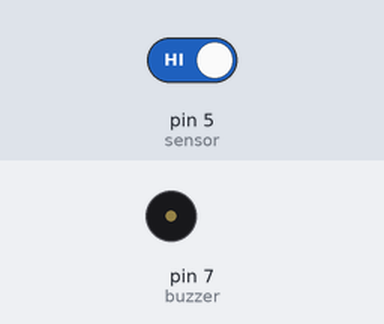
The sketch below on a simulated Arduino Uno, built with avr-gcc and run on an emulated ATmega328P. Shown: buzzer (waves = sounding, pin HIGH). The test bench sets the inputs (shaded band); at power-on: pin 5 (sensor) HIGH.

Above: at 1.2 s.
1.3 s: pin 5 (sensor) driven LOW
At 1.9 s:
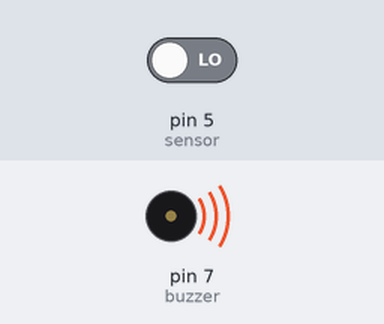
2.8 s: pin 5 (sensor) driven HIGH
At 4.3 s:
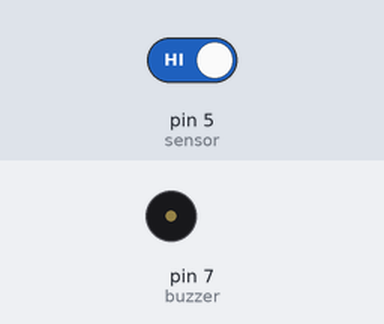
Timing chart, 0 to 5.8 s (numbered marks = the images above; inputs shaded):
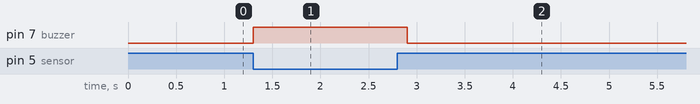

Measured:
- after the input at 1.3 s, pin 7 (buzzer): LOW → HIGH at once
- after the input at 2.8 s, pin 7 (buzzer): HIGH → LOW after 0.10 s

The sketch:

09_-_Detektor_Objek_dengan_Infrared.ino
```cpp
int sensor = 5;
int buzzer = 7;
int detektor = 0;

void setup() {
  pinMode(sensor, INPUT);
  pinMode(buzzer, OUTPUT);
}

void loop() {
  detektor = digitalRead(sensor);

  if(detektor == LOW) {
    digitalWrite(buzzer, HIGH);
    delay(200);
  }
  else {
    digitalWrite(buzzer, LOW);
  }
}
```
